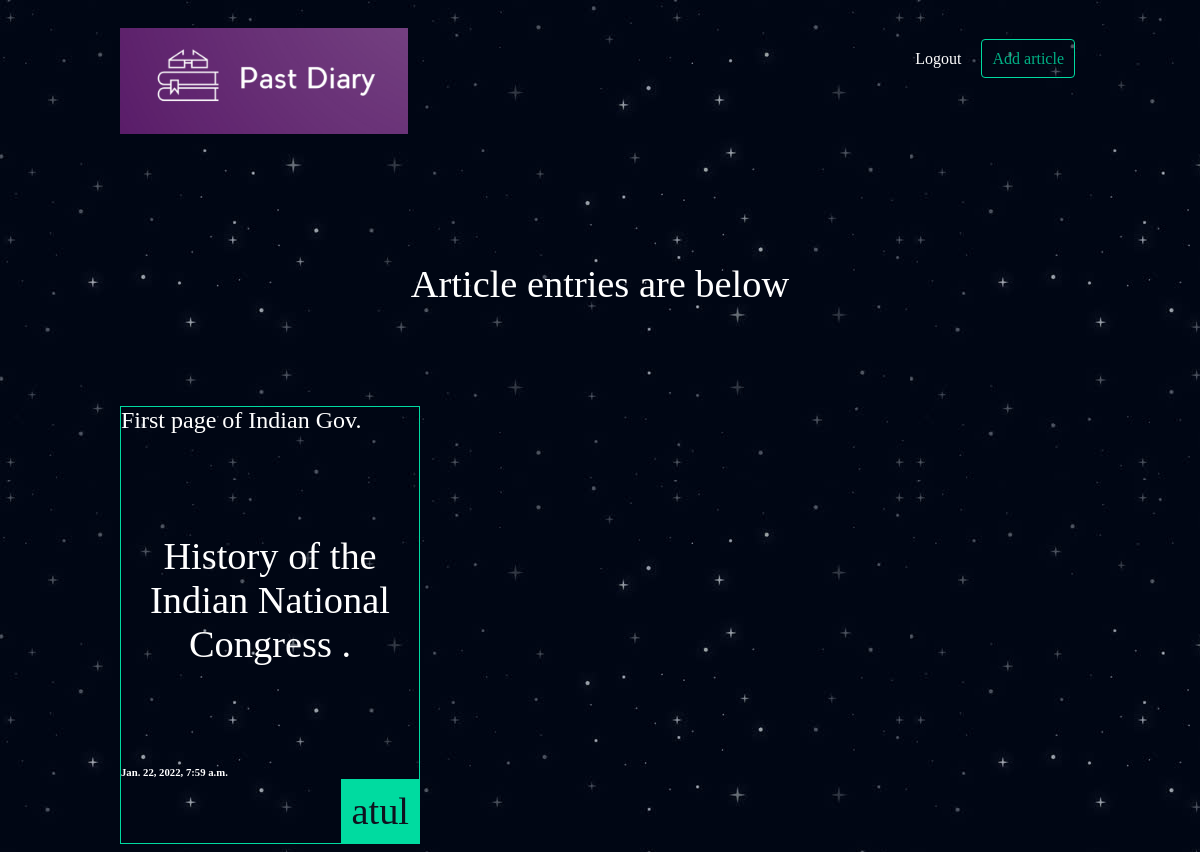
The app's page / (signed in) with its own data.
### blog/models.py (models this page shows, shortened)
class Article(models.Model):
    title = models.CharField(max_length=30)
    desc = models.CharField(max_length=100)
    body = models.TextField()
    date = models.DateTimeField(auto_now_add=True)
    slug = models.SlugField()
    thumbnail = models.ImageField(default="413065110.jpg",blank=True)
    input_by = models.ForeignKey(User, default=None,on_delete = models.DO_NOTHING)

### blog/views.py (the view)
# urls.py: path("", blog_views.func1,name="home"),
def func1(request):
    article= Article.objects.all()
    return render(request, "index.html",{"article":article})

### template/index.html (shortened to what this page needs)
{%extends 'base.html'%}
{%block content%}
<h1>Article entries are below</h1>
<div class="articles">
    {%for i in article%}
   <div class="article">
    <h2><a href="{%url 'blog:blogdetails' slug=i.slug %}" >{{i.title}} </a></h2>
    <p>{{i.desc|slice:":50"}}
    {%if i.desc|slice:"50:"%}...
        {%else%}
        .
        {%endif%}
    </p>
    <h6>{{i.date}}</h6>
       <p class="author">{{i.input_by.username}}</p>
      </div>
    {%endfor%}
</div>
{%endblock%}

### Sfiles/style.css (style rules this page uses)
body { background-color: #0f121f; background-image: url(/static/stars.png); background-repeat-y: no-repeat; color: #fff; }
body * { font-family: Ubuntu; }
h1, h2, h3, h4, h5 { font-weight: normal; margin: 0; }
a, a:hover, a:visited { color: #fff; text-decoration: none; }
div.wrapper h1,p { text-align:center; margin: 100px auto; font-size: 2.4em; }
.articles { display:grid; grid-template-columns:1fr 1fr 1fr; grid-gap:30px; }
.article { padding;10px; border:1px solid #00dba0; position:relative; padding-bottom:40px; }
.article h2 { font size: 1.2em; }
.article .author { padding:10px; background:#00dba0; color:#0f121f; position:absolute; right:0; bottom:0; margin:0; }

### records on screen
Article: title "First page of Indian Gov.", desc "History of the Indian National Congress", date "Jan. 22, 2022, 7:59 a.m.", input_by.username "atul"
